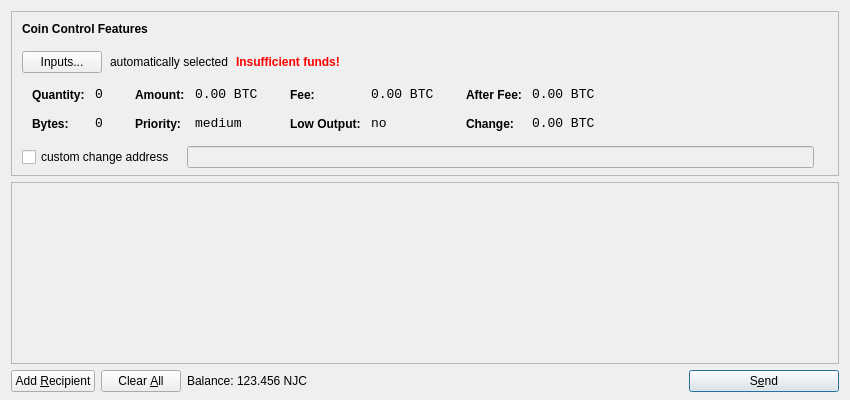
<?xml version="1.0" encoding="UTF-8"?>
<ui version="4.0">
 <class>SendCoinsDialog</class>
 <widget class="QDialog" name="SendCoinsDialog">
  <property name="geometry">
   <rect>
    <x>0</x>
    <y>0</y>
    <width>850</width>
    <height>400</height>
   </rect>
  </property>
  <property name="windowTitle">
   <string>Send Coins</string>
  </property>
  <layout class="QVBoxLayout" name="verticalLayout" stretch="0,1,0">
   <property name="bottomMargin">
    <number>8</number>
   </property>
   <item>
    <widget class="QFrame" name="frameCoinControl">
     <property name="sizePolicy">
      <sizepolicy hsizetype="Expanding" vsizetype="Expanding">
       <horstretch>0</horstretch>
       <verstretch>0</verstretch>
      </sizepolicy>
     </property>
     <property name="maximumSize">
      <size>
       <width>16777215</width>
       <height>16777215</height>
      </size>
     </property>
     <property name="frameShape">
      <enum>QFrame::StyledPanel</enum>
     </property>
     <property name="frameShadow">
      <enum>QFrame::Sunken</enum>
     </property>
     <layout class="QVBoxLayout" name="verticalLayoutCoinControl2">
      <property name="spacing">
       <number>-1</number>
      </property>
      <property name="leftMargin">
       <number>0</number>
      </property>
      <property name="topMargin">
       <number>0</number>
      </property>
      <property name="rightMargin">
       <number>0</number>
      </property>
      <property name="bottomMargin">
       <number>6</number>
      </property>
      <item>
       <layout class="QVBoxLayout" name="verticalLayoutCoinControl" stretch="0,0,0,0,1">
        <property name="spacing">
         <number>0</number>
        </property>
        <property name="leftMargin">
         <number>10</number>
        </property>
        <property name="topMargin">
         <number>10</number>
        </property>
        <item>
         <layout class="QHBoxLayout" name="horizontalLayoutCoinControl1">
          <property name="bottomMargin">
           <number>15</number>
          </property>
          <item>
           <widget class="QLabel" name="labelCoinControlFeatures">
            <property name="sizePolicy">
             <sizepolicy hsizetype="Preferred" vsizetype="Maximum">
              <horstretch>0</horstretch>
              <verstretch>0</verstretch>
             </sizepolicy>
            </property>
            <property name="font">
             <font>
              <weight>75</weight>
              <bold>true</bold>
             </font>
            </property>
            <property name="styleSheet">
             <string notr="true">font-weight:bold;</string>
            </property>
            <property name="text">
             <string>Coin Control Features</string>
            </property>
           </widget>
          </item>
         </layout>
        </item>
        <item>
         <layout class="QHBoxLayout" name="horizontalLayoutCoinControl2" stretch="0,0,0,0">
          <property name="spacing">
           <number>8</number>
          </property>
          <property name="bottomMargin">
           <number>10</number>
          </property>
          <item>
           <widget class="QPushButton" name="pushButtonCoinControl">
            <property name="styleSheet">
             <string notr="true"/>
            </property>
            <property name="text">
             <string>Inputs...</string>
            </property>
           </widget>
          </item>
          <item>
           <widget class="QLabel" name="labelCoinControlAutomaticallySelected">
            <property name="text">
             <string>automatically selected</string>
            </property>
            <property name="margin">
             <number>5</number>
            </property>
           </widget>
          </item>
          <item>
           <widget class="QLabel" name="labelCoinControlInsuffFunds">
            <property name="font">
             <font>
              <weight>75</weight>
              <bold>true</bold>
             </font>
            </property>
            <property name="styleSheet">
             <string notr="true">color:red;font-weight:bold;</string>
            </property>
            <property name="text">
             <string>Insufficient funds!</string>
            </property>
            <property name="margin">
             <number>5</number>
            </property>
           </widget>
          </item>
          <item>
           <spacer name="horizontalSpacerCoinControl">
            <property name="orientation">
             <enum>Qt::Horizontal</enum>
            </property>
            <property name="sizeHint" stdset="0">
             <size>
              <width>40</width>
              <height>1</height>
             </size>
            </property>
           </spacer>
          </item>
         </layout>
        </item>
        <item>
         <widget class="QWidget" name="widgetCoinControl" native="true">
          <property name="sizePolicy">
           <sizepolicy hsizetype="Preferred" vsizetype="Preferred">
            <horstretch>0</horstretch>
            <verstretch>0</verstretch>
           </sizepolicy>
          </property>
          <property name="minimumSize">
           <size>
            <width>0</width>
            <height>0</height>
           </size>
          </property>
          <property name="styleSheet">
           <string notr="true"/>
          </property>
          <layout class="QHBoxLayout" name="horizontalLayoutCoinControl5">
           <property name="margin">
            <number>0</number>
           </property>
           <item>
            <layout class="QHBoxLayout" name="horizontalLayoutCoinControl3" stretch="0,0,0,1">
             <property name="spacing">
              <number>20</number>
             </property>
             <property name="topMargin">
              <number>0</number>
             </property>
             <property name="bottomMargin">
              <number>10</number>
             </property>
             <item>
              <layout class="QFormLayout" name="formLayoutCoinControl1">
               <property name="horizontalSpacing">
                <number>10</number>
               </property>
               <property name="verticalSpacing">
                <number>14</number>
               </property>
               <property name="leftMargin">
                <number>10</number>
               </property>
               <property name="topMargin">
                <number>4</number>
               </property>
               <property name="rightMargin">
                <number>6</number>
               </property>
               <item row="0" column="0">
                <widget class="QLabel" name="labelCoinControlQuantityText">
                 <property name="styleSheet">
                  <string notr="true">font-weight:bold;</string>
                 </property>
                 <property name="text">
                  <string>Quantity:</string>
                 </property>
                 <property name="margin">
                  <number>0</number>
                 </property>
                </widget>
               </item>
               <item row="0" column="1">
                <widget class="QLabel" name="labelCoinControlQuantity">
                 <property name="font">
                  <font>
                   <family>Monospace</family>
                   <pointsize>10</pointsize>
                  </font>
                 </property>
                 <property name="cursor">
                  <cursorShape>IBeamCursor</cursorShape>
                 </property>
                 <property name="contextMenuPolicy">
                  <enum>Qt::ActionsContextMenu</enum>
                 </property>
                 <property name="text">
                  <string notr="true">0</string>
                 </property>
                 <property name="margin">
                  <number>0</number>
                 </property>
                 <property name="textInteractionFlags">
                  <set>Qt::LinksAccessibleByMouse|Qt::TextSelectableByKeyboard|Qt::TextSelectableByMouse</set>
                 </property>
                </widget>
               </item>
               <item row="1" column="0">
                <widget class="QLabel" name="labelCoinControlBytesText">
                 <property name="styleSheet">
                  <string notr="true">font-weight:bold;</string>
                 </property>
                 <property name="text">
                  <string>Bytes:</string>
                 </property>
                </widget>
               </item>
               <item row="1" column="1">
                <widget class="QLabel" name="labelCoinControlBytes">
                 <property name="font">
                  <font>
                   <family>Monospace</family>
                   <pointsize>10</pointsize>
                  </font>
                 </property>
                 <property name="cursor">
                  <cursorShape>IBeamCursor</cursorShape>
                 </property>
                 <property name="contextMenuPolicy">
                  <enum>Qt::ActionsContextMenu</enum>
                 </property>
                 <property name="text">
                  <string notr="true">0</string>
                 </property>
                 <property name="textInteractionFlags">
                  <set>Qt::LinksAccessibleByMouse|Qt::TextSelectableByKeyboard|Qt::TextSelectableByMouse</set>
                 </property>
                </widget>
               </item>
              </layout>
             </item>
             <item>
              <layout class="QFormLayout" name="formLayoutCoinControl2">
               <property name="horizontalSpacing">
                <number>10</number>
               </property>
               <property name="verticalSpacing">
                <number>14</number>
               </property>
               <property name="leftMargin">
                <number>6</number>
               </property>
               <property name="topMargin">
                <number>4</number>
               </property>
               <property name="rightMargin">
                <number>6</number>
               </property>
               <item row="0" column="0">
                <widget class="QLabel" name="labelCoinControlAmountText">
                 <property name="styleSheet">
                  <string notr="true">font-weight:bold;</string>
                 </property>
                 <property name="text">
                  <string>Amount:</string>
                 </property>
                 <property name="margin">
                  <number>0</number>
                 </property>
                </widget>
               </item>
               <item row="0" column="1">
                <widget class="QLabel" name="labelCoinControlAmount">
                 <property name="font">
                  <font>
                   <family>Monospace</family>
                   <pointsize>10</pointsize>
                  </font>
                 </property>
                 <property name="cursor">
                  <cursorShape>IBeamCursor</cursorShape>
                 </property>
                 <property name="contextMenuPolicy">
                  <enum>Qt::ActionsContextMenu</enum>
                 </property>
                 <property name="text">
                  <string notr="true">0.00 BTC</string>
                 </property>
                 <property name="textInteractionFlags">
                  <set>Qt::LinksAccessibleByMouse|Qt::TextSelectableByKeyboard|Qt::TextSelectableByMouse</set>
                 </property>
                </widget>
               </item>
               <item row="1" column="0">
                <widget class="QLabel" name="labelCoinControlPriorityText">
                 <property name="styleSheet">
                  <string notr="true">font-weight:bold;</string>
                 </property>
                 <property name="text">
                  <string>Priority:</string>
                 </property>
                </widget>
               </item>
               <item row="1" column="1">
                <widget class="QLabel" name="labelCoinControlPriority">
                 <property name="font">
                  <font>
                   <family>Monospace</family>
                   <pointsize>10</pointsize>
                  </font>
                 </property>
                 <property name="cursor">
                  <cursorShape>IBeamCursor</cursorShape>
                 </property>
                 <property name="contextMenuPolicy">
                  <enum>Qt::ActionsContextMenu</enum>
                 </property>
                 <property name="text">
                  <string>medium</string>
                 </property>
                 <property name="textInteractionFlags">
                  <set>Qt::LinksAccessibleByMouse|Qt::TextSelectableByKeyboard|Qt::TextSelectableByMouse</set>
                 </property>
                </widget>
               </item>
              </layout>
             </item>
             <item>
              <layout class="QFormLayout" name="formLayoutCoinControl3">
               <property name="horizontalSpacing">
                <number>10</number>
               </property>
               <property name="verticalSpacing">
                <number>14</number>
               </property>
               <property name="leftMargin">
                <number>6</number>
               </property>
               <property name="topMargin">
                <number>4</number>
               </property>
               <property name="rightMargin">
                <number>6</number>
               </property>
               <item row="0" column="0">
                <widget class="QLabel" name="labelCoinControlFeeText">
                 <property name="styleSheet">
                  <string notr="true">font-weight:bold;</string>
                 </property>
                 <property name="text">
                  <string>Fee:</string>
                 </property>
                 <property name="margin">
                  <number>0</number>
                 </property>
                </widget>
               </item>
               <item row="0" column="1">
                <widget class="QLabel" name="labelCoinControlFee">
                 <property name="font">
                  <font>
                   <family>Monospace</family>
                   <pointsize>10</pointsize>
                  </font>
                 </property>
                 <property name="cursor">
                  <cursorShape>IBeamCursor</cursorShape>
                 </property>
                 <property name="contextMenuPolicy">
                  <enum>Qt::ActionsContextMenu</enum>
                 </property>
                 <property name="text">
                  <string notr="true">0.00 BTC</string>
                 </property>
                 <property name="textInteractionFlags">
                  <set>Qt::LinksAccessibleByMouse|Qt::TextSelectableByKeyboard|Qt::TextSelectableByMouse</set>
                 </property>
                </widget>
               </item>
               <item row="1" column="0">
                <widget class="QLabel" name="labelCoinControlLowOutputText">
                 <property name="styleSheet">
                  <string notr="true">font-weight:bold;</string>
                 </property>
                 <property name="text">
                  <string>Low Output:</string>
                 </property>
                </widget>
               </item>
               <item row="1" column="1">
                <widget class="QLabel" name="labelCoinControlLowOutput">
                 <property name="font">
                  <font>
                   <family>Monospace</family>
                   <pointsize>10</pointsize>
                  </font>
                 </property>
                 <property name="cursor">
                  <cursorShape>IBeamCursor</cursorShape>
                 </property>
                 <property name="contextMenuPolicy">
                  <enum>Qt::ActionsContextMenu</enum>
                 </property>
                 <property name="text">
                  <string>no</string>
                 </property>
                 <property name="textInteractionFlags">
                  <set>Qt::LinksAccessibleByMouse|Qt::TextSelectableByKeyboard|Qt::TextSelectableByMouse</set>
                 </property>
                </widget>
               </item>
              </layout>
             </item>
             <item>
              <layout class="QFormLayout" name="formLayoutCoinControl4">
               <property name="horizontalSpacing">
                <number>10</number>
               </property>
               <property name="verticalSpacing">
                <number>14</number>
               </property>
               <property name="leftMargin">
                <number>6</number>
               </property>
               <property name="topMargin">
                <number>4</number>
               </property>
               <property name="rightMargin">
                <number>6</number>
               </property>
               <item row="0" column="0">
                <widget class="QLabel" name="labelCoinControlAfterFeeText">
                 <property name="styleSheet">
                  <string notr="true">font-weight:bold;</string>
                 </property>
                 <property name="text">
                  <string>After Fee:</string>
                 </property>
                 <property name="margin">
                  <number>0</number>
                 </property>
                </widget>
               </item>
               <item row="0" column="1">
                <widget class="QLabel" name="labelCoinControlAfterFee">
                 <property name="font">
                  <font>
                   <family>Monospace</family>
                   <pointsize>10</pointsize>
                  </font>
                 </property>
                 <property name="cursor">
                  <cursorShape>IBeamCursor</cursorShape>
                 </property>
                 <property name="contextMenuPolicy">
                  <enum>Qt::ActionsContextMenu</enum>
                 </property>
                 <property name="text">
                  <string notr="true">0.00 BTC</string>
                 </property>
                 <property name="textInteractionFlags">
                  <set>Qt::LinksAccessibleByMouse|Qt::TextSelectableByKeyboard|Qt::TextSelectableByMouse</set>
                 </property>
                </widget>
               </item>
               <item row="1" column="0">
                <widget class="QLabel" name="labelCoinControlChangeText">
                 <property name="styleSheet">
                  <string notr="true">font-weight:bold;</string>
                 </property>
                 <property name="text">
                  <string>Change:</string>
                 </property>
                </widget>
               </item>
               <item row="1" column="1">
                <widget class="QLabel" name="labelCoinControlChange">
                 <property name="font">
                  <font>
                   <family>Monospace</family>
                   <pointsize>10</pointsize>
                  </font>
                 </property>
                 <property name="cursor">
                  <cursorShape>IBeamCursor</cursorShape>
                 </property>
                 <property name="contextMenuPolicy">
                  <enum>Qt::ActionsContextMenu</enum>
                 </property>
                 <property name="text">
                  <string notr="true">0.00 BTC</string>
                 </property>
                 <property name="textInteractionFlags">
                  <set>Qt::LinksAccessibleByMouse|Qt::TextSelectableByKeyboard|Qt::TextSelectableByMouse</set>
                 </property>
                </widget>
               </item>
              </layout>
             </item>
            </layout>
           </item>
          </layout>
         </widget>
        </item>
        <item>
         <layout class="QHBoxLayout" name="horizontalLayoutCoinControl4" stretch="0,0,0">
          <property name="spacing">
           <number>12</number>
          </property>
          <property name="sizeConstraint">
           <enum>QLayout::SetDefaultConstraint</enum>
          </property>
          <property name="topMargin">
           <number>5</number>
          </property>
          <property name="rightMargin">
           <number>5</number>
          </property>
          <item>
           <widget class="QCheckBox" name="checkBoxCoinControlChange">
            <property name="text">
             <string>custom change address</string>
            </property>
           </widget>
          </item>
          <item>
           <widget class="QLineEdit" name="lineEditCoinControlChange">
            <property name="enabled">
             <bool>false</bool>
            </property>
            <property name="sizePolicy">
             <sizepolicy hsizetype="Expanding" vsizetype="Fixed">
              <horstretch>0</horstretch>
              <verstretch>0</verstretch>
             </sizepolicy>
            </property>
           </widget>
          </item>
          <item>
           <widget class="QLabel" name="labelCoinControlChangeLabel">
            <property name="sizePolicy">
             <sizepolicy hsizetype="Preferred" vsizetype="Expanding">
              <horstretch>0</horstretch>
              <verstretch>0</verstretch>
             </sizepolicy>
            </property>
            <property name="minimumSize">
             <size>
              <width>0</width>
              <height>0</height>
             </size>
            </property>
            <property name="text">
             <string/>
            </property>
            <property name="margin">
             <number>3</number>
            </property>
           </widget>
          </item>
         </layout>
        </item>
        <item>
         <spacer name="verticalSpacerCoinControl">
          <property name="orientation">
           <enum>Qt::Vertical</enum>
          </property>
          <property name="sizeHint" stdset="0">
           <size>
            <width>800</width>
            <height>1</height>
           </size>
          </property>
         </spacer>
        </item>
       </layout>
      </item>
     </layout>
    </widget>
   </item>
   <item>
    <widget class="QScrollArea" name="scrollArea">
     <property name="widgetResizable">
      <bool>true</bool>
     </property>
     <widget class="QWidget" name="scrollAreaWidgetContents">
      <property name="geometry">
       <rect>
        <x>0</x>
        <y>0</y>
        <width>830</width>
        <height>165</height>
       </rect>
      </property>
      <layout class="QVBoxLayout" name="verticalLayout_2">
       <property name="margin">
        <number>0</number>
       </property>
       <item>
        <layout class="QVBoxLayout" name="entries">
         <property name="spacing">
          <number>6</number>
         </property>
        </layout>
       </item>
       <item>
        <spacer name="verticalSpacer">
         <property name="orientation">
          <enum>Qt::Vertical</enum>
         </property>
         <property name="sizeHint" stdset="0">
          <size>
           <width>20</width>
           <height>40</height>
          </size>
         </property>
        </spacer>
       </item>
      </layout>
     </widget>
    </widget>
   </item>
   <item>
    <layout class="QHBoxLayout" name="horizontalLayout">
     <item>
      <widget class="QPushButton" name="addButton">
       <property name="toolTip">
        <string>Send to multiple recipients at once</string>
       </property>
       <property name="text">
        <string>Add &amp;Recipient</string>
       </property>
       <property name="icon">
        <iconset resource="../bitcoin.qrc">
         <normaloff>:/icons/add</normaloff>:/icons/add</iconset>
       </property>
       <property name="autoDefault">
        <bool>false</bool>
       </property>
      </widget>
     </item>
     <item>
      <widget class="QPushButton" name="clearButton">
       <property name="sizePolicy">
        <sizepolicy hsizetype="Minimum" vsizetype="Fixed">
         <horstretch>0</horstretch>
         <verstretch>0</verstretch>
        </sizepolicy>
       </property>
       <property name="toolTip">
        <string>Remove all transaction fields</string>
       </property>
       <property name="text">
        <string>Clear &amp;All</string>
       </property>
       <property name="icon">
        <iconset resource="../bitcoin.qrc">
         <normaloff>:/icons/remove</normaloff>:/icons/remove</iconset>
       </property>
       <property name="autoRepeatDelay">
        <number>300</number>
       </property>
       <property name="autoDefault">
        <bool>false</bool>
       </property>
      </widget>
     </item>
     <item>
      <layout class="QHBoxLayout" name="horizontalLayout_2">
       <property name="spacing">
        <number>3</number>
       </property>
       <item>
        <widget class="QLabel" name="label">
         <property name="text">
          <string>Balance:</string>
         </property>
        </widget>
       </item>
       <item>
        <widget class="QLabel" name="labelBalance">
         <property name="cursor">
          <cursorShape>IBeamCursor</cursorShape>
         </property>
         <property name="text">
          <string>123.456 NJC</string>
         </property>
         <property name="textInteractionFlags">
          <set>Qt::LinksAccessibleByMouse|Qt::TextSelectableByKeyboard|Qt::TextSelectableByMouse</set>
         </property>
        </widget>
       </item>
      </layout>
     </item>
     <item>
      <spacer name="horizontalSpacer">
       <property name="orientation">
        <enum>Qt::Horizontal</enum>
       </property>
       <property name="sizeHint" stdset="0">
        <size>
         <width>40</width>
         <height>20</height>
        </size>
       </property>
      </spacer>
     </item>
     <item>
      <widget class="QPushButton" name="sendButton">
       <property name="minimumSize">
        <size>
         <width>150</width>
         <height>0</height>
        </size>
       </property>
       <property name="toolTip">
        <string>Confirm the send action</string>
       </property>
       <property name="text">
        <string>S&amp;end</string>
       </property>
       <property name="icon">
        <iconset resource="../bitcoin.qrc">
         <normaloff>:/icons/send</normaloff>:/icons/send</iconset>
       </property>
       <property name="default">
        <bool>true</bool>
       </property>
      </widget>
     </item>
    </layout>
   </item>
  </layout>
 </widget>
 <resources>
  <include location="../bitcoin.qrc"/>
 </resources>
 <connections/>
</ui>
